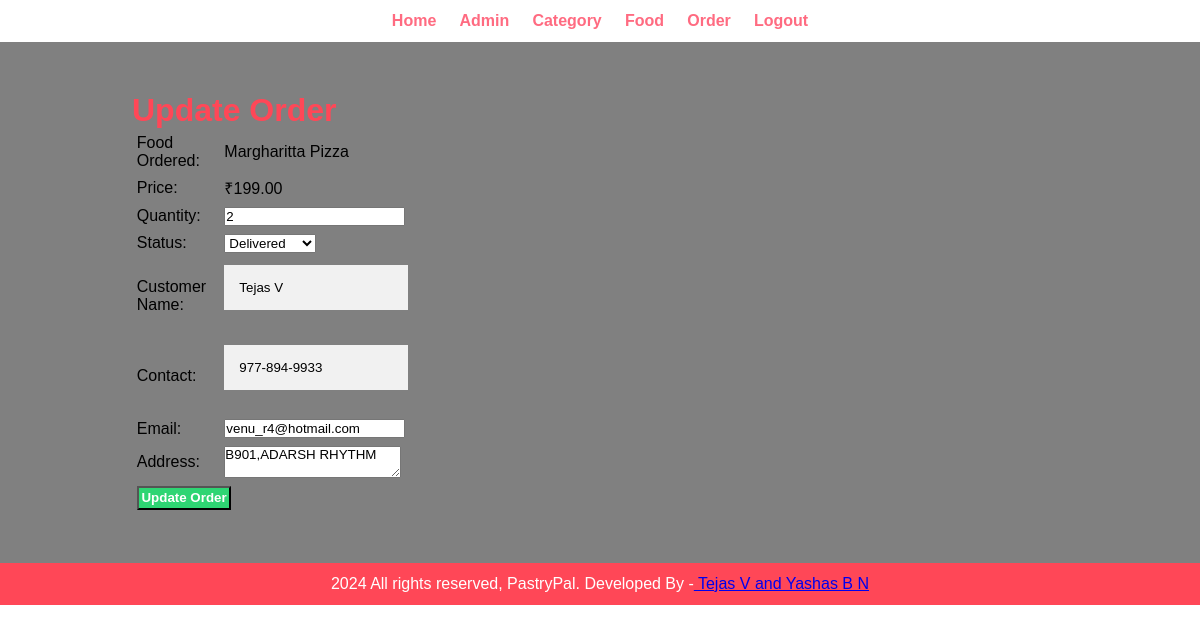
/admin/update-order.php?id=36 (signed in), run on the app's committed database.
### tables this page shows
CREATE TABLE `tbl_order` (
  `id` int(10) UNSIGNED NOT NULL,
  `food` varchar(150) NOT NULL,
  `price` decimal(10,2) NOT NULL,
  `qty` int(11) NOT NULL,
  `total` decimal(10,2) NOT NULL,
  `order_date` datetime NOT NULL,
  `status` varchar(50) NOT NULL,
  `customer_name` varchar(150) NOT NULL,
  `customer_contact` varchar(20) NOT NULL,
  `customer_email` varchar(150) NOT NULL,
  `customer_address` varchar(255) NOT NULL
);

### admin/update-order.php (the view, shortened to what this page needs)
<?php include('partials/menu.php'); ?>
<div class="main-content">
    <div class="wrapper">
        <h1>Update Order</h1>
        <?php
        if (isset($_GET['id'])) {
            $id = $_GET['id'];
            $sql = "SELECT * FROM tbl_order WHERE id = $id";
            $res = mysqli_query($conn, $sql);
            if ($res) {
                $count = mysqli_num_rows($res);
                if ($count == 1) {
                    $row = mysqli_fetch_assoc($res);
                    $food = $row['food'];
                    $price = $row['price'];
                    $qty = $row['qty'];
                    $status = $row['status'];
                    $customer_name = $row['customer_name'];
                    $contact = $row['customer_contact'];
                    $email = $row['customer_email'];
                    $address = $row['customer_address'];
                } else {
                    $_SESSION['order-not-found'] = "<div class='error'>Order not found.</div>";
                    header('location:' . SITEURL . 'admin/manage-order.php');
                    exit;
                }
            } else {
                $_SESSION['order-not-found'] = "<div class='error'>Failed to fetch order details.</div>";
                header('location:' . SITEURL . 'admin/manage-order.php');
                exit;
            }
        } else {
            header('location:' . SITEURL . 'admin/manage-order.php');
            exit;
        }
        ?>
        <form action="" method="POST">
            <table class="tbl-30">
                <tr>
                    <td>Food Ordered:</td>
                    <td><?php echo $food; ?></td>
                </tr>
                <tr>
                    <td>Price:</td>
                    <td>₹<?php echo $price; ?></td>
                </tr>
                <tr>
                    <td>Quantity:</td>
                    <td><input type="number" name="qty" value="<?php echo $qty; ?>"></td>
                </tr>
                <tr>
                    <td>Status:</td>
                    <td>
                        <select name="status">
                            <option value="Delivered" <?php if ($status == 'Delivered') echo 'selected'; ?>>Delivered</option>
                        </select>
                    </td>
                </tr>
                <tr>
                    <td>Customer Name:</td>
                    <td><input type="text" name="customer_name" value="<?php echo $customer_name; ?>"></td>
                </tr>
                <tr>
                    <td>Contact:</td>
                    <td><input type="text" name="contact" value="<?php echo $contact; ?>"></td>
                </tr>
                <tr>
                    <td>Email:</td>
                    <td><input type="email" name="email" value="<?php echo $email; ?>"></td>
                </tr>
                <tr>
                    <td>Address:</td>
                    <td><textarea name="address"><?php echo $address; ?></textarea></td>
                </tr>
                <tr>
                    <td colspan="2">
                        <input type="submit" name="submit" value="Update Order" class="btn-secondary">
                    </td>
                </tr>
            </table>
        </form>
    </div>
</div>
<?php include('partials/footer.php'); ?>

### css/admin.css (style rules this page uses)
* { margin: 0; padding: 0; font-family: Arial, Helvetica, sans-serif; }
.wrapper { padding: 1%; width: 80%; margin: auto; }
.tbl-30 { width: 30% ; }
.btn-secondary { background-color:#2ed573 ; padding: 1%; color: white; text-decoration: none; font-weight: bold; }
td { padding: 1%; }
.main-content { padding: 3% 0; background-color: grey; }
input[type=text], input[type=password] { width: 100%; padding: 15px; margin: 5px 0 22px 0; border: none; background: #f1f1f1; }
* { box-sizing: border-box; }
h1 { color: #ff4757; }

### data on the page
tbl_order: food "Margharitta Pizza", price "199.00", qty "2", status "Delivered", customer_name "Tejas V", contact "977-894-9933", email "venu_r4@hotmail.com", address "B901,ADARSH RHYTHM"
